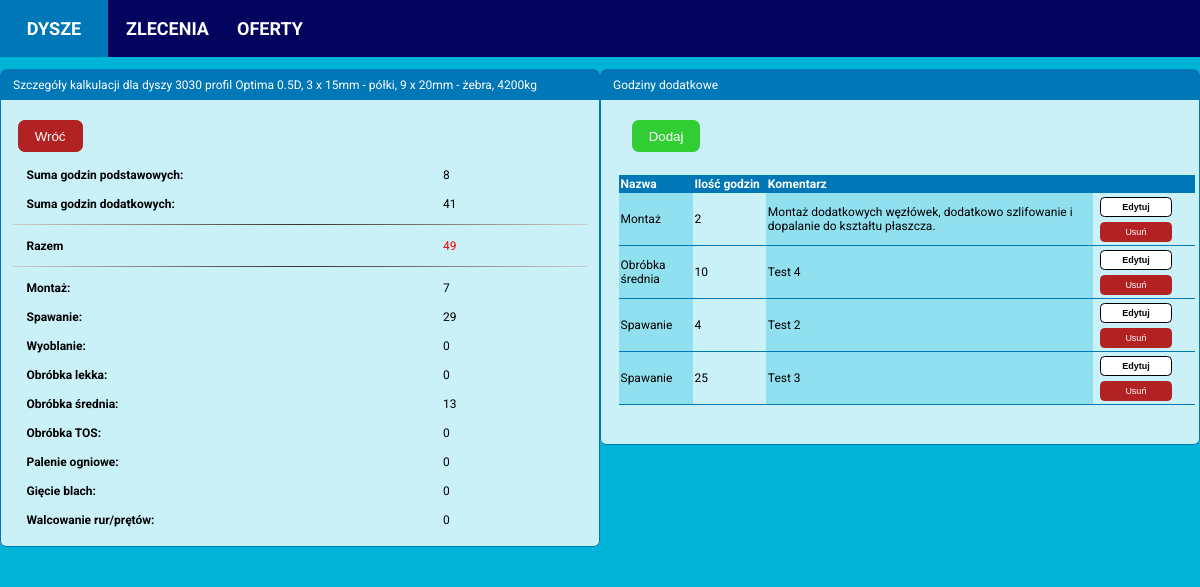
/nozzle/1/calculation/1/calculation_details, run on an earlier commit of the app's database.
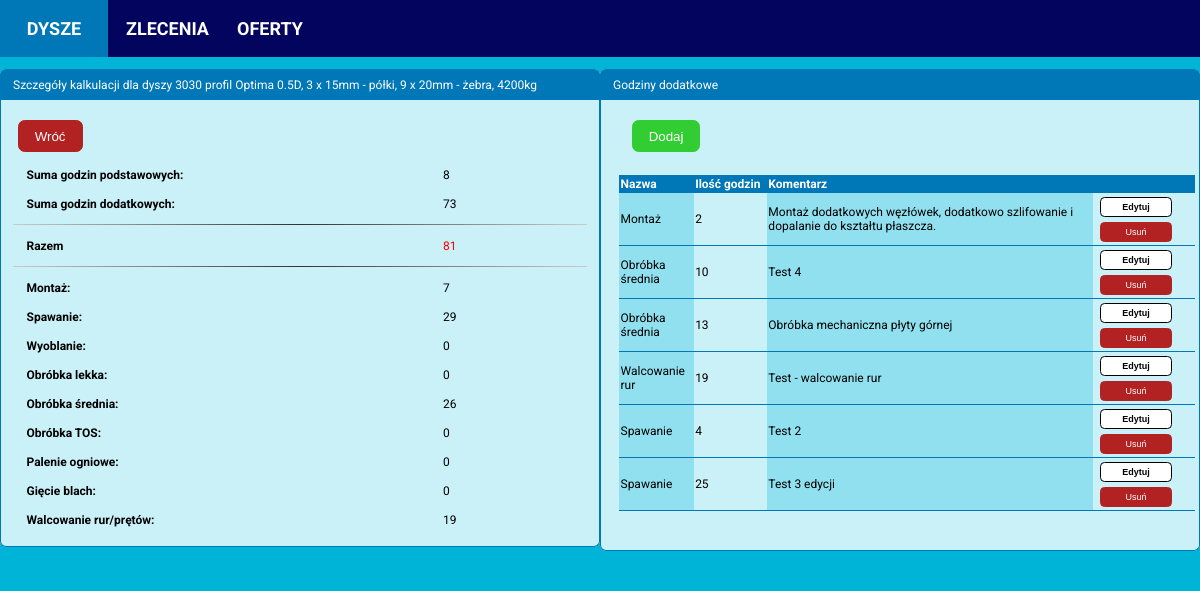
And on a later commit of the database.
### calculator/models.py (models this page shows)
class AdditionalNozzleHours(models.Model):
    GROUP = [('assembly_hours', 'Montaż'),
             ('welding_hours', 'Spawanie'),
             ('spinning_hours', 'Wyoblanie'),
             ('small_machining_hours', 'Obróbka lekka'),
             ('medium_machining_hours', 'Obróbka średnia'),
             ('tos_machining_hours', 'Obróbka TOS'),
             ('cutting_plates_hours', 'Palenie blach'),
             ('bending_hours', 'Gięcie blach'),
             ('rolling_profiles_hours', 'Walcowanie rur'),
             ]
    calculation = models.ForeignKey(NozzleCalculation, on_delete=models.CASCADE)
    date_created = models.DateTimeField(auto_now_add=True)
    additional_hours_amount = models.PositiveIntegerField(blank=False)
    comment = models.TextField(blank=False, max_length=200)
    group = models.CharField(max_length=40, blank=True, null=True, choices=GROUP)

### calculator/views.py (the view)
# urls.py: path('nozzle/<int:nozzle_id>/calculation/<int:calculation_id>/calculation_details', nozzle_calculation_details_view, name='nozzle_calculation_details'),
def nozzle_calculation_details_view(request, nozzle_id, calculation_id):
    nozzle = Nozzle.objects.get(id=nozzle_id)
    ratio = round((nozzle.profile_height / nozzle.diameter), 1)
    calculation = NozzleCalculation.objects.get(id=calculation_id)
    total_hours = (calculation.assembly_hours + calculation.welding_hours + calculation.spinning_hours
                   + calculation.spinning_hours + calculation.small_machining_hours
                   + calculation.medium_machining_hours + calculation.tos_machining_hours
                   + calculation.cutting_plates_hours + calculation.bending_hours
                   + calculation.rolling_profiles_hours)
    additional_nozzle_hours = calculation.additionalnozzlehours_set.order_by('group')
    additional_hours = AdditionalNozzleHours.objects.filter(calculation=calculation).aggregate(total_hours=Sum('additional_hours_amount'))
    try:
        sum_of_all_hours = additional_hours['total_hours'] + total_hours
    except:
        sum_of_all_hours = total_hours
    additional_assembly_hours = AdditionalNozzleHours.objects.filter(
        calculation=calculation, group='assembly_hours').\
        aggregate(total_hours=Sum('additional_hours_amount'))
    try:
        all_assembly_hours = additional_assembly_hours['total_hours'] + calculation.assembly_hours
    except:
        all_assembly_hours = calculation.assembly_hours
    additional_welding_hours = AdditionalNozzleHours.objects.filter(
        calculation=calculation, group='welding_hours').\
        aggregate(total_hours=Sum('additional_hours_amount'))
    try:
        all_welding_hours = additional_welding_hours['total_hours'] + calculation.welding_hours
    except:
        all_welding_hours = calculation.welding_hours
    additional_spinning_hours = AdditionalNozzleHours.objects.filter(
        calculation=calculation, group='spinning_hours').\
        aggregate(total_hours=Sum('additional_hours_amount'))
    try:
       all_spinning_hours = additional_spinning_hours['total_hours'] + calculation.spinning_hours
    except:
        all_spinning_hours = calculation.spinning_hours
    additional_small_machining_hours = AdditionalNozzleHours.objects.filter(
        calculation=calculation, group='small_machining_hours'). \
        aggregate(total_hours=Sum('additional_hours_amount'))
    try:
        all_small_machining_hours = additional_small_machining_hours['total_hours'] + calculation.small_machining_hours
    except:
        all_small_machining_hours = calculation.small_machining_hours
    additional_medium_machining_hours = AdditionalNozzleHours.objects.filter(
        calculation=calculation, group='medium_machining_hours'). \
        aggregate(total_hours=Sum('additional_hours_amount'))
    try:
        all_medium_machining_hours = additional_medium_machining_hours['total_hours'] + calculation.medium_machining_hours
    except:
        all_medium_machining_hours = calculation.medium_machining_hours
    additional_tos_machining_hours = AdditionalNozzleHours.objects.filter(
        calculation=calculation, group='tos_machining_hours'). \
        aggregate(total_hours=Sum('additional_hours_amount'))
    try:
        all_tos_machining_hours = additional_tos_machining_hours['total_hours'] + calculation.tos_machining_hours
    except:
        all_tos_machining_hours = calculation.tos_machining_hours
    additional_cutting_plates_hours = AdditionalNozzleHours.objects.filter(
        calculation=calculation, group='cutting_plates_hours'). \
        aggregate(total_hours=Sum('additional_hours_amount'))
    try:
        all_cutting_plates_hours = additional_cutting_plates_hours['total_hours'] + calculation.cutting_plates_hours
    except:
        all_cutting_plates_hours = calculation.cutting_plates_hours
    additional_bending_hours = AdditionalNozzleHours.objects.filter(
        calculation=calculation, group='bending__hours'). \
        aggregate(total_hours=Sum('additional_hours_amount'))
    try:
        all_bending_hours = additional_bending_hours['total_hours'] + calculation.bending_hours
    except:
        all_bending_hours = calculation.bending_hours
    additional_rolling_profiles_hours = AdditionalNozzleHours.objects.filter(
        calculation=calculation, group='rolling_profiles_hours'). \
        aggregate(total_hours=Sum('additional_hours_amount'))
    try:
        all_rolling_profiles_hours = additional_rolling_profiles_hours['total_hours'] + calculation.rolling_profiles_hours
    except:
        all_rolling_profiles_hours = calculation.rolling_profiles_hours
    context = {'calculation': calculation,
               'nozzle': nozzle,
               'ratio': ratio,
               'additional_nozzle_hours': additional_nozzle_hours,
               'total_hours': total_hours,
               'additional_hours': additional_hours,
               'sum_of_all_hours': sum_of_all_hours,
               'all_assembly_hours': all_assembly_hours,
               'all_welding_hours': all_welding_hours,
               'all_spinning_hours': all_spinning_hours,
               'all_small_machining_hours': all_small_machining_hours,
               'all_medium_machining_hours': all_medium_machining_hours,
               'all_tos_machining_hours': all_tos_machining_hours,
               'all_cutting_plates_hours': all_cutting_plates_hours,
               'all_bending_hours': all_bending_hours,
               'all_rolling_profiles_hours': all_rolling_profiles_hours
               }
    template = 'calculator/nozzle_calculation_details.html'
    return render(request, template, context)

### calculator/templates/calculator/nozzle_calculation_details.html (shortened to what the changed rows need)
{% extends 'calculator/base.html' %}
{% block content %}
<div class="content-main">
  <div class="item-box">
    <div class="item-details">
      <div class="item-details-box">
        <p class="item-detail-name">Suma godzin dodatkowych:</p>
        <p class="item-detail-value">{{ additional_hours.total_hours }}</p>
      </div>
      <div class="item-details-box">
        <p class="item-detail-name">Razem</p>
        <p class="item-detail-value" style="color:red;">{{ sum_of_all_hours }}</p>
      </div>
      <div class="item-details-box">
        <p class="item-detail-name">Obróbka średnia:</p>
        <p class="item-detail-value">{{ all_medium_machining_hours }}</p>
      </div>
      <div class="item-details-box">
        <p class="item-detail-name">Walcowanie rur/prętów:</p>
         <p class="item-detail-value">{{ all_rolling_profiles_hours }}</p>
      </div>
    </div>
  </div>
  <div class="item-box">
    <div class="item-details">
      <div class="item-details-table">
        <table style="width: 48em;">
          <thead>
            <tr>
              <th style="width:6em;">Nazwa</th>
              <th style="width:6em;">Ilość godzin</th>
              <th style="width:28em;">Komentarz</th>
              <th></th>
            </tr>
          </thead>
          {% for additional_nozzle_hour in additional_nozzle_hours %}
          <tr>
            <td>{{ additional_nozzle_hour.get_group_display }}</td>
            <td>{{ additional_nozzle_hour.additional_hours_amount }}</td>
            <td>{{ additional_nozzle_hour.comment|truncatechars:170 }}</td>
            <td>
              <a href="{% url 'calculator:edit_additional_nozzle_hours' nozzle.id calculation.id additional_nozzle_hour.id %}">
                <button class="show-btn">Edytuj</button>
              </a>
            <a href="{% url 'calculator:delete_additional_nozzle_hours' nozzle.id calculation.id additional_nozzle_hour.id %}"><button class="delete-btn">Usuń</button></a>
            </td>
          </tr>
          {% endfor %}
        </table>
      </div>
    </div>
  </div>
</div>
{% endblock content %}

What changed in the data, as far as the page shows it:
added AdditionalNozzleHours: group "Obróbka średnia", additional_hours_amount "13", comment "Obróbka mechaniczna płyty górnej"
added AdditionalNozzleHours: group "Walcowanie rur", additional_hours_amount "19", comment "Test - walcowanie rur"
changed AdditionalNozzleHours: comment "Test 3" → "Test 3 edycji"
Also different on the page:
{{ additional_hours.total_hours }}: "41" → "73"
{{ sum_of_all_hours }}: "49" → "81"
{{ all_medium_machining_hours }}: "13" → "26"
{{ all_rolling_profiles_hours }}: "0" → "19"
